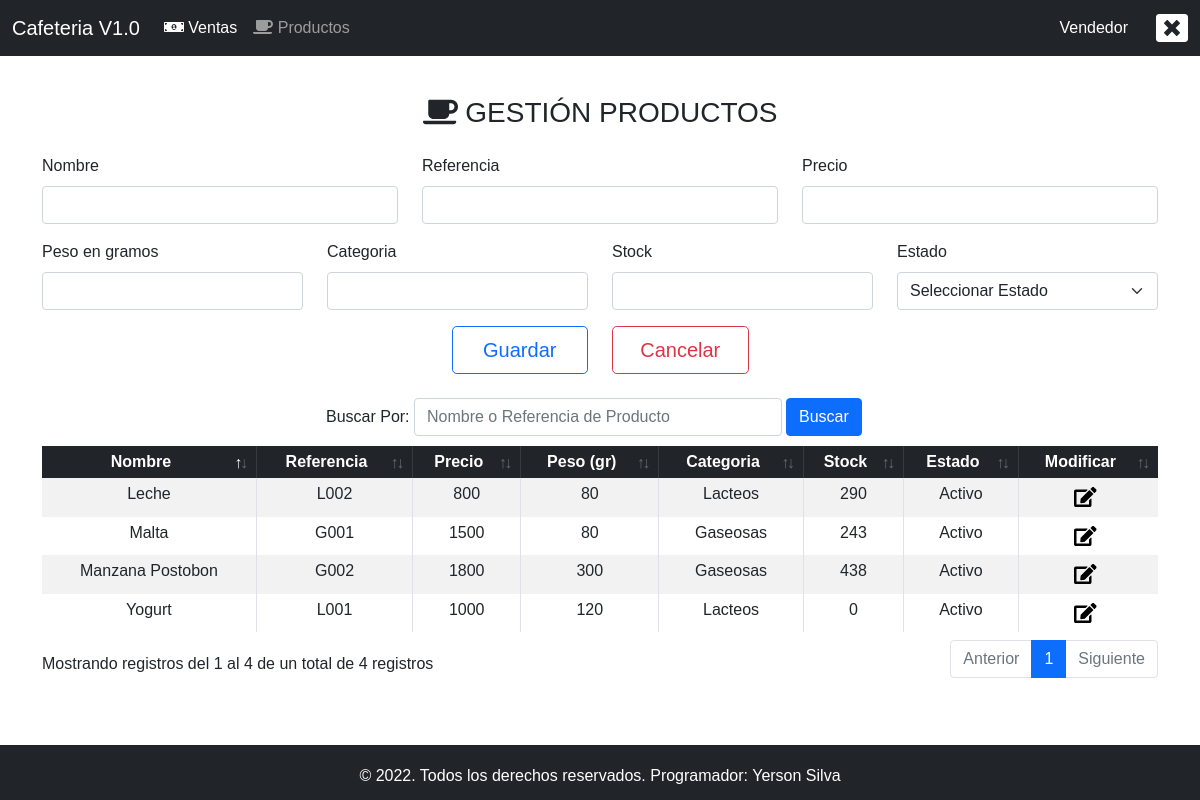
The app's page /MasterPage/home.php?mod=productos (signed in) with its own data.
### tables this page shows
CREATE TABLE IF NOT EXISTS `productos` (
  `id` int(11) NOT NULL AUTO_INCREMENT,
  `nombre` varchar(200) NOT NULL,
  `referencia` varchar(200) NOT NULL,
  `precio` int(11) NOT NULL,
  `peso` int(11) NOT NULL,
  `categoria` varchar(200) NOT NULL,
  `stock` int(11) NOT NULL,
  `estado` tinyint(4) NOT NULL,
  `id_usuario_crea` int(11) NOT NULL,
  `fecha_creacion` date NOT NULL,
  `fecha_modificacion` date DEFAULT NULL,
  PRIMARY KEY (`id`),
  KEY `Fk_idProducto_idUsuario` (`id_usuario_crea`)
);

### conexion.php (called while the page is built, shortened)
<?php
class Conexion{
    public function __construct()
    {
        $this->conexion_db = new mysqli(DB_PASS,DB_USER,DB_PASS,DB_NAME);
    }
}
?>

### crud/read.php (called while the page is built, shortened)
<?php
require '../conexion.php';
 class Consulta extends Conexion {
    public function read_productos($nombre, $referencia){
        $perfil = $_SESSION['perfil'];
        if ($perfil == 'Vendedor'){
            $sql = "SELECT id,nombre,referencia,precio,peso,categoria,stock,estado FROM productos WHERE estado = 1 AND (nombre LIKE '%$nombre%' OR referencia LIKE '%$referencia%') ";
        }else{
            $sql = "SELECT id,nombre,referencia,precio,peso,categoria,stock,estado FROM productos WHERE nombre LIKE '%$nombre%' OR referencia LIKE '%$referencia%' ";
        }
        $busqueda= $this->conexion_db->query($sql);
        $resultado=$busqueda->fetch_all(MYSQLI_ASSOC);
        return $resultado;
    }
}
?>

### modulos/productos.php (the view, shortened to what this page needs)
<?php
if (isset($_SESSION['usuario'])) {
?>
    <?php
    require_once('../crud/read.php');
    $resultado = new Consulta();
    $nombre = $_POST['txtBuscarProducto'];
    $array_productos = $resultado->read_productos($nombre, $nombre);
    ?>
    <div class="col-12 col-xs-12 col-sm-12 col-md-12 pb-3">
        <form action="home.php?mod=productos" method="POST">
            <div class="container text-center pb-3 mt-3">
                <h3><i class="fas fa-coffee"></i>&nbsp;GESTIÓN PRODUCTOS</h3>
            </div>
            <?php
            if (isset($_POST['btnModificar'])) {
                $id = $_POST['id_producto'];
                $array_producto = $resultado->read_producto('', $id);
                foreach ($array_producto as $item2) {
                    $cantidad = count($array_producto);
            ?>
                    <div class="row">
                        <div class="col-12 col-xs-12 col-sm-12 col-md-4">
                            <div class="mb-3">
                                <label for="Nombre" class="form-label">Nombre</label>
                                <input type="text" class="form-control" name="txtnombre" value="<?php echo $item2['nombre']; ?>" required>
                            </div>
                        </div>
                        <div class="col-12 col-xs-12 col-sm-12 col-md-4">
                            <div class="mb-3">
                                <label for="Referencia" class="form-label">Referencia</label>
                                <input type="text" class="form-control" name="txtreferencia" value="<?php echo $item2['referencia']; ?>" required>
                            </div>
                        </div>
                        <div class="col-12 col-xs-12 col-sm-12 col-md-4">
                            <div class="mb-3">
                                <label for="Precio" class="form-label">Precio</label>
                                <input type="number" class="form-control" name="txtprecio" value="<?php echo $item2['precio']; ?>" required>
                            </div>
                        </div>
                    </div>
                    <div class="row">
                        <div class="col-12 col-xs-12 col-sm-12 col-md-3">
                            <div class="mb-3">
                                <label for="Peso" class="form-label">Peso en gramos</label>
                                <input type="number" class="form-control" name="txtpeso" value="<?php echo $item2['peso']; ?>" required>
                            </div>
                        </div>
                        <div class="col-12 col-xs-12 col-sm-12 col-md-3">
                            <div class="mb-3">
                                <label for="Categoria" class="form-label">Categoria</label>
                                <input type="text" class="form-control" name="txtcategoria" value="<?php echo $item2['categoria']; ?>" required>
                            </div>
                        </div>
                        <div class="col-12 col-xs-12 col-sm-12 col-md-3">
                            <div class="mb-3">
                                <label for="Stock" class="form-label">Stock</label>
                                <input type="number" class="form-control" name="txtstock" value="<?php echo $item2['stock']; ?>" required>
                            </div>
                        </div>
                        <?php
                            $perfil = $_SESSION['perfil'];
                        ?>
                        <div class="col-12 col-xs-12 col-sm-12 col-md-3" <?php
                            if ($perfil == 'Vendedor' && $item2['estado'] == "0"){
                                echo "hidden";
                            }
                        ?>>
                            <div class="mb-3">
                                <label for="Estado" class="form-label">Estado</label>
                                <select class="form-select" name="cmbEstado" required>
                                    <option value="">Seleccionar Perfil</option>
                                    <option value="1" <?php
                                                        if ($item2['estado'] == "1") {
                                                            echo 'selected="selected"';
                                                        }
                                                        ?>>Activo</option>
                                    <option value="0" <?php
                                                        if ($item2['estado'] == "0") {
                                                            echo 'selected="selected"';
                                                        } ?>>Inactivo</option>
                                </select>
                            </div>
                        </div>
                    </div>
                <?php
                }
            } else {
                ?>
                <div class="row">
                    <div class="col-12 col-xs-12 col-sm-12 col-md-4">
                        <div class="mb-3">
                            <label for="Nombre" class="form-label">Nombre</label>
                            <input type="text" class="form-control" name="txtnombre" required>
                        </div>
                    </div>
                    <div class="col-12 col-xs-12 col-sm-12 col-md-4">
                        <div class="mb-3">
                            <label for="Referencia" class="form-label">Referencia</label>
                            <input type="text" class="form-control" name="txtreferencia" required>
                        </div>
                    </div>
                    <div class="col-12 col-xs-12 col-sm-12 col-md-4">
                        <div class="mb-3">
                            <label for="Precio" class="form-label">Precio</label>
                            <input type="number" class="form-control" name="txtprecio" required>
                        </div>
                    </div>
                </div>
                <div class="row">
                    <div class="col-12 col-xs-12 col-sm-12 col-md-3">
                        <div class="mb-3">
                            <label for="Peso" class="form-label">Peso en gramos</label>
                            <input type="number" class="form-control" name="txtpeso" required>
                        </div>
                    </div>
                    <div class="col-12 col-xs-12 col-sm-12 col-md-3">
                        <div class="mb-3">
                            <label for="Categoria" class="form-label">Categoria</label>
                            <input type="text" class="form-control" name="txtcategoria" required>
                        </div>
                    </div>
                    <div class="col-12 col-xs-12 col-sm-12 col-md-3">
                        <div class="mb-3">
                            <label for="Stock" class="form-label">Stock</label>
                            <input type="number" class="form-control" name="txtstock" required>
                        </div>
                    </div>
                    <div class="col-12 col-xs-12 col-sm-12 col-md-3">
                        <div class="mb-3">
                            <label for="Estado" class="form-label">Estado</label>
                            <select class="form-select" name="cmbEstado" required>
                                <option value="">Seleccionar Estado</option>
                            </select>
                        </div>
                    </div>
                </div>
            <?php
            }
            ?>
            <div class="row justify-content-center align-items-center">
                <?php
                if (isset($_POST['btnModificar'])) {
                ?>
                <div class="col-12 col-xs-12 col-sm-12 col-md-6 d-flex justify-content-end">
                    <button type="submit" name="btnModificarProducto" class="btn btn-outline-primary btn-lg col-12 col-xs-12 col-sm-12 col-md-3">Modificar</button>
                    <input type="number" name="id_producto" value="<?php echo $item2['id']; ?>" hidden />
                </div>
                <div class="col-12 col-xs-12 col-sm-12 col-md-6">
                    <button type="button" onclick="refresh()" class="btn btn-outline-danger btn-lg col-12 col-xs-12 col-sm-12 col-md-3">Cancelar</button>
                </div>
                <?php
                } else {
                ?>
                <div class="col-12 col-xs-12 col-sm-12 col-md-6 d-flex justify-content-end">
                    <button type="submit" name="btnCrearProducto" class="btn btn-outline-primary btn-lg col-12 col-xs-12 col-sm-12 col-md-3">Guardar</button>
                </div>
                <div class="col-12 col-xs-12 col-sm-12 col-md-6">
                    <button type="reset" class="btn btn-outline-danger btn-lg col-12 col-xs-12 col-sm-12 col-md-3">Cancelar</button>
                </div>
                <?php
                }
                ?>
            </div>
        </form>
        <br>
        <form action="home.php?mod=productos" method="post" class="mb-1">
            <div class="form-row">
                <div class="form-group col-md-12">
                    <div class="form-row align-items-center d-flex justify-content-center">
                        <div class="col-sm-2">
                            <div class="input-group d-flex justify-content-md-end justify-content-sm-start">
                                <label class="my-0">Buscar Por:&nbsp;</label>
                            </div>
                        </div>
                        <div class="col-sm-4 my-0">
                            <div class="input-group">
                                <input type="text" class="form-control" id="txtBuscar" name="txtBuscarProducto" placeholder="Nombre o Referencia de Producto">&nbsp;
                            </div>
                        </div>
                        <div class="col-sm-2 my-0">
                            <div class="input-group">
                                <button type="submit" name="btnBuscar" class="btn btn-primary btn-block boton">Buscar</button>
                            </div>
                        </div>
                    </div>
                </div>
            </div>
        </form>
        <div class="table-responsive-md  col-md-12">
            <table class="table table-sm table-bordered table-striped text-center" id="productos" data-page-length='5'>
                <thead class="table-dark">
                    <tr>
                        <th scope="col">Nombre</th>
                        <th scope="col">Referencia</th>
                        <th scope="col">Precio</th>
                        <th scope="col">Peso (gr)</th>
                        <th scope="col">Categoria</th>
                        <th scope="col">Stock</th>
                        <th scope="col">Estado</th>
                        <th scope="col">Modificar</th>
                    </tr>
                </thead>
                <tbody>
                    <?php
                    foreach ($array_productos as $item) {
                    ?>
                        <tr>
                            <td><?php echo $item['nombre']; ?></td>
                            <td><?php echo $item['referencia']; ?></td>
                            <td><?php echo $item['precio']; ?></td>
                            <td><?php echo $item['peso']; ?></td>
                            <td><?php echo $item['categoria']; ?></td>
                            <td><?php echo $item['stock']; ?></td>
                            <td>
                                <?php
                                if ($item['estado'] == '1') {
                                    echo 'Activo';
                                }
                                ?>
                            </td>
                            <td>
                                <form action="home.php?mod=productos" method="post">
                                    <button class="navbar-toggler navbar-toggler-right" data-toggle="collapse" data-target="#navbarSupportedContent" aria-controls="navbarSupportedContent" aria-expanded="false" aria-label="Toggle navigation" type="submit" name="btnModificar">
                                        <i class="fas fa-edit"></i>&nbsp;
                                    </button>
                                </form>
                            </td>
                        </tr>
                    <?php
                    }
                    ?>
                </tbody>
            </table>
        </div>
    </div>
<?php
} else {
    header('location: ../index.php');
}
?>

### records on screen
productos: nombre "Yogurt", referencia "L001", precio "1000", peso "120", categoria "Lacteos", stock "0", estado "Activo"
productos: nombre "Malta", referencia "G001", precio "1500", peso "80", categoria "Gaseosas", stock "243", estado "Activo"
productos: nombre "Manzana Postobon", referencia "G002", precio "1800", peso "300", categoria "Gaseosas", stock "438", estado "Activo"
productos: nombre "Leche", referencia "L002", precio "800", peso "80", categoria "Lacteos", stock "290", estado "Activo"

### other values on screen
$_SESSION['perfil'] "Vendedor"
